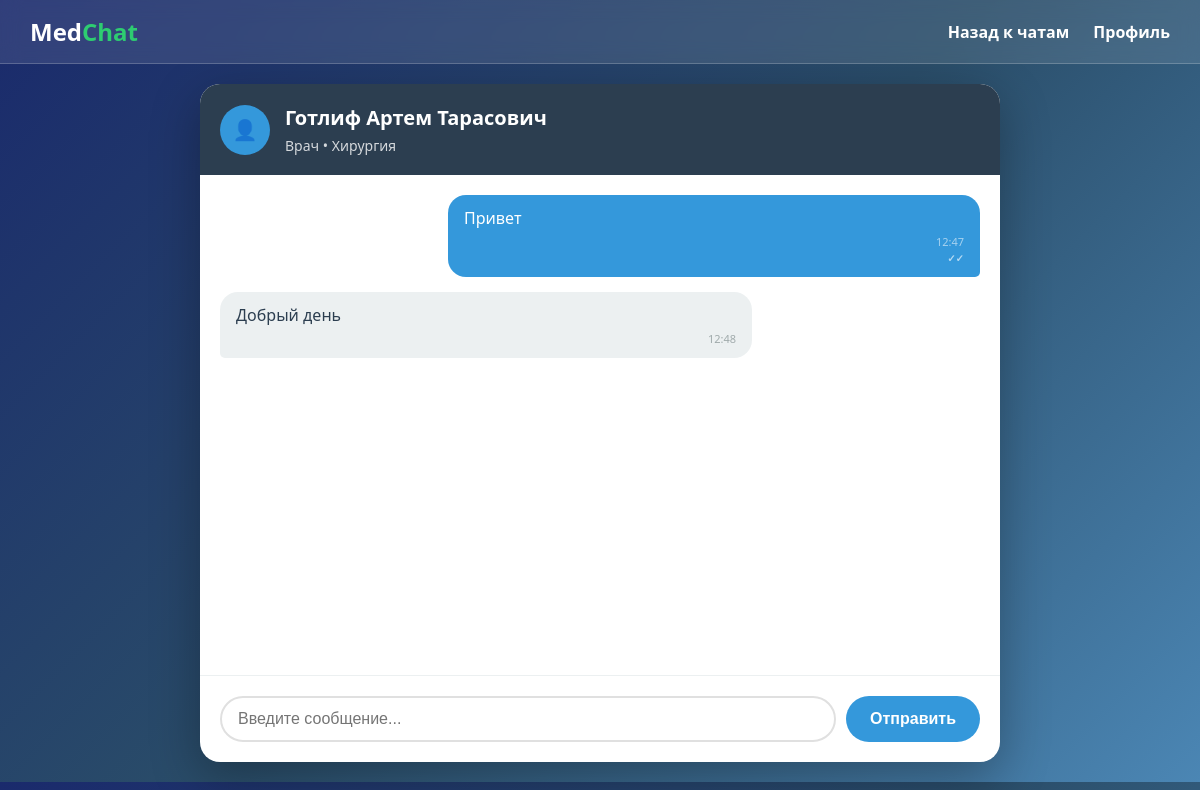
/chats/5/ (signed in), run on the app's committed database.
### messenger/models.py (models this page shows, shortened)
class Profile(models.Model):
    user = models.OneToOneField(User, on_delete=models.CASCADE, verbose_name="Пользователь")
    full_name = models.CharField("ФИО", max_length=150, blank=True)
    position = models.CharField("Должность", max_length=100, blank=True)
    department = models.CharField("Отделение", max_length=100, blank=True)
    photo = models.ImageField("Фотография", upload_to="profile_photos/", blank=True, null=True)
    medical_specialization = models.CharField("Медицинская специализация", max_length=200, blank=True)
    experience_years = models.PositiveIntegerField("Стаж (лет)", blank=True, null=True)
    bio = models.TextField("О себе", blank=True)

class Message(models.Model):
    chat = models.ForeignKey(Chat, on_delete=models.CASCADE, related_name='messages')
    sender = models.ForeignKey(User, on_delete=models.CASCADE, related_name='sent_messages')
    content = models.TextField("Содержание")
    timestamp = models.DateTimeField(auto_now_add=True)
    is_read = models.BooleanField(default=False)
    class Meta:
        ordering = ['timestamp']

### messenger/views.py (the view, shortened to what this page needs)
# urls.py: path('chats/<int:chat_id>/', views.chat_detail, name='chat_detail'),
@login_required
def chat_detail(request, chat_id):
    chat = get_object_or_404(Chat, id=chat_id, participants=request.user)
    other_participant = chat.participants.exclude(id=request.user.id).first()
    chat.messages.exclude(sender=request.user).filter(is_read=False).update(is_read=True)
    messages = chat.messages.all()
    context = {
        'chat': chat,
        'messages': messages,
        'other_participant': other_participant,
    }
    return render(request, 'messenger/chat_detail.html', context)

### messenger/templates/messenger/chat_detail.html (shortened to what this page needs)
<!DOCTYPE html>
<html lang="ru">
<head>
</head>
<body>
    <nav class="navbar">
        <a href="{% url 'home' %}" class="logo">Med<span>Chat</span></a>
        <div class="nav-links">
            <a href="{% url 'chats' %}">Назад к чатам</a>
            <a href="{% url 'profile' %}">Профиль</a>
        </div>
    </nav>
    <div class="container">
        <div class="chat-header">
            <div class="chat-avatar">
                {% if other_participant.profile.photo %}
                    👤
                {% else %}
                    👤
                {% endif %}
            </div>
            <div class="chat-info">
                <h2>{{ other_participant.profile.full_name|default:other_participant.username }}</h2>
                <p>{{ other_participant.profile.position|default:"Пользователь" }} • {{ other_participant.profile.department|default:"Отделение не указано" }}</p>
            </div>
        </div>
        <div class="messages-container" id="messagesContainer">
            {% for message in messages %}
            <div class="message {% if message.sender == request.user %}sent{% else %}received{% if not message.is_read %} unread{% endif %}{% endif %}">
                {{ message.content }}
                <div class="message-time">{{ message.timestamp|date:"H:i" }}</div>
                {% if message.sender == request.user %}
                    <div class="message-status {% if message.is_read %}status-read{% else %}status-unread{% endif %}">
                        {% if message.is_read %}✓✓{% else %}✓{% endif %}
                    </div>
                {% endif %}
            </div>
            {% empty %}
            <p style="text-align: center; color: #7f8c8d; padding: 20px;">Нет сообщений. Начните общение!</p>
            {% endfor %}
        </div>
        <div class="message-input-container">
            <form method="post" class="message-form">
                <input type="text" name="content" class="message-input" placeholder="Введите сообщение..." required>
                <button type="submit" class="send-button">Отправить</button>
            </form>
        </div>
    </div>
</body>
</html>

### messenger/templates/messenger/chat_detail.html (style rules this page uses)
* { margin: 0; padding: 0; box-sizing: border-box; }
body { font-family: 'Segoe UI', Tahoma, Geneva, Verdana, sans-serif; background: linear-gradient(135deg, #1a2a6c, #2a4d69, #4b86b4); color: #333; }
.navbar { background: rgba(255, 255, 255, 0.1); backdrop-filter: blur(10px); padding: 15px 30px; display: flex; justify-content: space-between; align-items: center; border-bottom: 1px solid rgba(255, 255, 255, 0.2); }
.logo { color: white; font-size: 24px; font-weight: 700; text-decoration: none; }
.logo span { color: #2ecc71; }
.nav-links a { color: white; text-decoration: none; margin-left: 20px; font-weight: 600; }
.container { max-width: 800px; margin: 20px auto; background: white; border-radius: 20px; box-shadow: 0 15px 50px rgba(0, 0, 0, 0.3); overflow: hidden; }
.chat-header { background: #2c3e50; color: white; padding: 20px; display: flex; align-items: center; }
.chat-avatar { width: 50px; height: 50px; border-radius: 50%; background: #3498db; display: flex; align-items: center; justify-content: center; margin-right: 15px; color: white; font-size: 20px; }
.chat-info h2 { font-size: 20px; margin-bottom: 5px; }
.chat-info p { opacity: 0.8; font-size: 14px; }
.messages-container { height: 500px; overflow-y: auto; padding: 20px; }
.message { margin-bottom: 15px; max-width: 70%; padding: 12px 16px; border-radius: 18px; position: relative; word-wrap: break-word; display: flex; flex-direction: column; }
.message.sent { background: #3498db; color: white; margin-left: auto; border-bottom-right-radius: 5px; }
.message.sent .message-time, .message.sent .message-status { align-self: flex-end; color: rgba(255, 255, 255, 0.8); }
.message.received { background: #ecf0f1; color: #2c3e50; margin-right: auto; border-bottom-left-radius: 5px; }
.message.received .message-time, .message.received .message-status { align-self: flex-end; color: #7f8c8d; }
.message-time { font-size: 11px; opacity: 0.7; margin-top: 5px; text-align: right; }
.message-status { font-size: 10px; opacity: 0.8; text-align: right; margin-top: 2px; font-weight: bold; }
.status-read { color: #27ae60; }
.message-input-container { padding: 20px; border-top: 1px solid #ecf0f1; }
.message-form { display: flex; gap: 10px; }
.message-input { flex: 1; padding: 12px 16px; border: 2px solid #e0e0e0; border-radius: 25px; font-size: 16px; outline: none; }
.send-button { background: #3498db; color: white; border: none; border-radius: 25px; padding: 0 24px; font-size: 16px; font-weight: 600; cursor: pointer; transition: background 0.3s ease; }

### data on the page
Message: content "Привет", timestamp "12:47"
Message: content "Добрый день", timestamp "12:48"

### other printed values
{{ other_participant.profile.full_name|default:other_participant.username }} "Готлиф Артем Тарасович"
{{ other_participant.profile.position|default:"Пользователь" }} "Врач"
{{ other_participant.profile.department|default:"Отделение не указано" }} "Хирургия"
